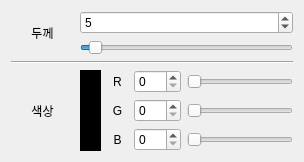
<?xml version="1.0" encoding="UTF-8"?>
<ui version="4.0">
 <class>SketchPaper</class>
 <widget class="QWidget" name="SketchPaper">
  <property name="geometry">
   <rect>
    <x>0</x>
    <y>0</y>
    <width>304</width>
    <height>161</height>
   </rect>
  </property>
  <property name="windowTitle">
   <string>Form</string>
  </property>
  <layout class="QGridLayout" name="gridLayout" columnstretch="3,1,1,2,5">
   <item row="5" column="4">
    <widget class="QSlider" name="slider_blue">
     <property name="maximum">
      <number>255</number>
     </property>
     <property name="orientation">
      <enum>Qt::Horizontal</enum>
     </property>
    </widget>
   </item>
   <item row="4" column="3">
    <widget class="QSpinBox" name="spinBox_green">
     <property name="maximum">
      <number>255</number>
     </property>
    </widget>
   </item>
   <item row="0" column="0" rowspan="2">
    <widget class="QLabel" name="label">
     <property name="text">
      <string>두께</string>
     </property>
     <property name="alignment">
      <set>Qt::AlignCenter</set>
     </property>
    </widget>
   </item>
   <item row="3" column="0" rowspan="3">
    <widget class="QLabel" name="label_2">
     <property name="styleSheet">
      <string notr="true"/>
     </property>
     <property name="text">
      <string>색상</string>
     </property>
     <property name="alignment">
      <set>Qt::AlignCenter</set>
     </property>
    </widget>
   </item>
   <item row="3" column="4">
    <widget class="QSlider" name="slider_red">
     <property name="maximum">
      <number>255</number>
     </property>
     <property name="orientation">
      <enum>Qt::Horizontal</enum>
     </property>
    </widget>
   </item>
   <item row="5" column="3">
    <widget class="QSpinBox" name="spinBox_blue">
     <property name="maximum">
      <number>255</number>
     </property>
    </widget>
   </item>
   <item row="4" column="4">
    <widget class="QSlider" name="slider_green">
     <property name="maximum">
      <number>255</number>
     </property>
     <property name="orientation">
      <enum>Qt::Horizontal</enum>
     </property>
    </widget>
   </item>
   <item row="5" column="2">
    <widget class="QLabel" name="label_5">
     <property name="text">
      <string>B</string>
     </property>
     <property name="alignment">
      <set>Qt::AlignCenter</set>
     </property>
    </widget>
   </item>
   <item row="4" column="2">
    <widget class="QLabel" name="label_4">
     <property name="text">
      <string>G</string>
     </property>
     <property name="alignment">
      <set>Qt::AlignCenter</set>
     </property>
    </widget>
   </item>
   <item row="3" column="3">
    <widget class="QSpinBox" name="spinBox_red">
     <property name="maximum">
      <number>255</number>
     </property>
    </widget>
   </item>
   <item row="2" column="0" colspan="5">
    <widget class="Line" name="line">
     <property name="orientation">
      <enum>Qt::Horizontal</enum>
     </property>
    </widget>
   </item>
   <item row="3" column="2">
    <widget class="QLabel" name="label_3">
     <property name="text">
      <string>R</string>
     </property>
     <property name="alignment">
      <set>Qt::AlignCenter</set>
     </property>
    </widget>
   </item>
   <item row="3" column="1" rowspan="3">
    <widget class="QLabel" name="label_color">
     <property name="styleSheet">
      <string notr="true">background-color: black</string>
     </property>
     <property name="text">
      <string/>
     </property>
    </widget>
   </item>
   <item row="0" column="1" colspan="4">
    <widget class="QSpinBox" name="spinBox_thickness">
     <property name="minimum">
      <number>1</number>
     </property>
     <property name="value">
      <number>5</number>
     </property>
    </widget>
   </item>
   <item row="1" column="1" colspan="4">
    <widget class="QSlider" name="slider_thickness">
     <property name="minimum">
      <number>1</number>
     </property>
     <property name="value">
      <number>5</number>
     </property>
     <property name="orientation">
      <enum>Qt::Horizontal</enum>
     </property>
    </widget>
   </item>
  </layout>
 </widget>
 <resources/>
 <connections>
  <connection>
   <sender>spinBox_thickness</sender>
   <signal>valueChanged(int)</signal>
   <receiver>slider_thickness</receiver>
   <slot>setValue(int)</slot>
   <hints>
    <hint type="sourcelabel">
     <x>158</x>
     <y>15</y>
    </hint>
    <hint type="destinationlabel">
     <x>158</x>
     <y>41</y>
    </hint>
   </hints>
  </connection>
  <connection>
   <sender>slider_thickness</sender>
   <signal>valueChanged(int)</signal>
   <receiver>spinBox_thickness</receiver>
   <slot>setValue(int)</slot>
   <hints>
    <hint type="sourcelabel">
     <x>233</x>
     <y>49</y>
    </hint>
    <hint type="destinationlabel">
     <x>233</x>
     <y>28</y>
    </hint>
   </hints>
  </connection>
  <connection>
   <sender>spinBox_red</sender>
   <signal>valueChanged(int)</signal>
   <receiver>slider_red</receiver>
   <slot>setValue(int)</slot>
   <hints>
    <hint type="sourcelabel">
     <x>180</x>
     <y>90</y>
    </hint>
    <hint type="destinationlabel">
     <x>206</x>
     <y>91</y>
    </hint>
   </hints>
  </connection>
  <connection>
   <sender>spinBox_green</sender>
   <signal>valueChanged(int)</signal>
   <receiver>slider_green</receiver>
   <slot>setValue(int)</slot>
   <hints>
    <hint type="sourcelabel">
     <x>179</x>
     <y>113</y>
    </hint>
    <hint type="destinationlabel">
     <x>200</x>
     <y>114</y>
    </hint>
   </hints>
  </connection>
  <connection>
   <sender>spinBox_blue</sender>
   <signal>valueChanged(int)</signal>
   <receiver>slider_blue</receiver>
   <slot>setValue(int)</slot>
   <hints>
    <hint type="sourcelabel">
     <x>182</x>
     <y>144</y>
    </hint>
    <hint type="destinationlabel">
     <x>206</x>
     <y>142</y>
    </hint>
   </hints>
  </connection>
  <connection>
   <sender>slider_red</sender>
   <signal>valueChanged(int)</signal>
   <receiver>spinBox_red</receiver>
   <slot>setValue(int)</slot>
   <hints>
    <hint type="sourcelabel">
     <x>214</x>
     <y>85</y>
    </hint>
    <hint type="destinationlabel">
     <x>180</x>
     <y>82</y>
    </hint>
   </hints>
  </connection>
  <connection>
   <sender>slider_green</sender>
   <signal>valueChanged(int)</signal>
   <receiver>spinBox_green</receiver>
   <slot>setValue(int)</slot>
   <hints>
    <hint type="sourcelabel">
     <x>212</x>
     <y>102</y>
    </hint>
    <hint type="destinationlabel">
     <x>171</x>
     <y>104</y>
    </hint>
   </hints>
  </connection>
  <connection>
   <sender>slider_blue</sender>
   <signal>valueChanged(int)</signal>
   <receiver>spinBox_blue</receiver>
   <slot>setValue(int)</slot>
   <hints>
    <hint type="sourcelabel">
     <x>217</x>
     <y>132</y>
    </hint>
    <hint type="destinationlabel">
     <x>169</x>
     <y>134</y>
    </hint>
   </hints>
  </connection>
 </connections>
</ui>
